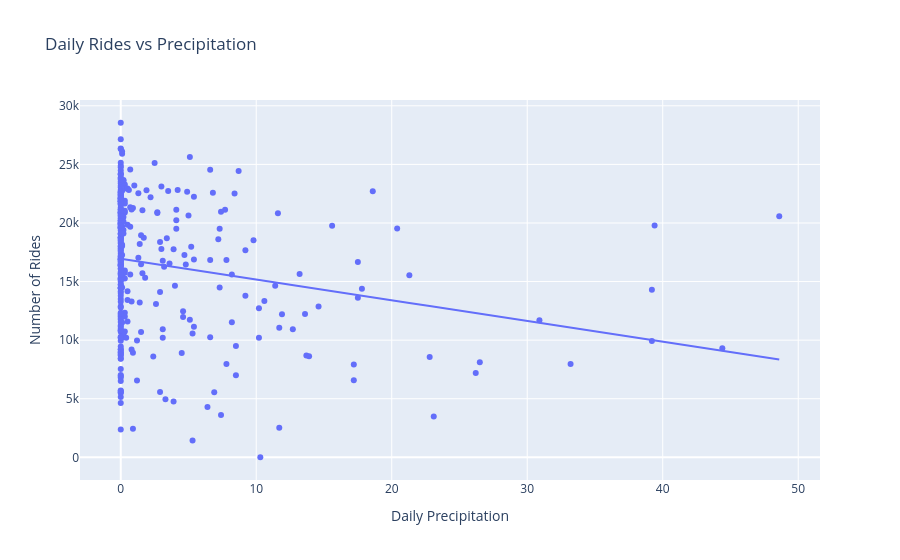

Notebook cell for this chart:
### Code cell
# Rides and Precipitation
fig = px.scatter(
    bike_weather_daily,
    x="precipitation_sum",
    y="number_of_rides",
    trendline="ols",
    title="Daily Rides vs Precipitation"
)

fig.update_layout(
    xaxis_title="Daily Precipitation",
    yaxis_title="Number of Rides"
)

fig.show()

### Figure 1 — Plotly figure (JSON) as saved in the notebook; plotly's stock layout.template omitted (floating-point values rounded to 4 significant figures; data arrays with more than 128 entries replaced by an {"elided": "..."} marker saying what was removed)
{"data": [{"hovertemplate": "precipitation_sum=%{x}<br>number_of_rides=%{y}<extra></extra>", "legendgroup": "", "marker": {"color": "#636efa", "symbol": "circle"}, "mode": "markers", "name": "", "orientation": "v", "showlegend": false, "type": "scatter", "x": {"elided": "335 float values"}, "xaxis": "x", "y": {"elided": "335 int values"}, "yaxis": "y"}, {"hovertemplate": "<b>OLS trendline</b><br>number_of_rides = -176.982 * precipitation_sum + 16943.5<br>R<sup>2</sup>=0.049110<br><br>precipitation_sum=%{x}<br>number_of_rides=%{y} <b>(trend)</b><extra></extra>", "legendgroup": "", "marker": {"color": "#636efa", "symbol": "circle"}, "mode": "lines", "name": "", "showlegend": false, "type": "scatter", "x": {"elided": "335 float values"}, "xaxis": "x", "y": {"elided": "335 float values"}, "yaxis": "y"}], "layout": {"legend": {"tracegroupgap": 0}, "title": {"text": "Daily Rides vs Precipitation"}, "xaxis": {"anchor": "y", "domain": [0, 1], "title": {"text": "Daily Precipitation"}}, "yaxis": {"anchor": "x", "domain": [0, 1], "title": {"text": "Number of Rides"}}}}
